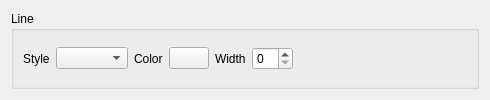
<?xml version="1.0" encoding="UTF-8"?>
<ui version="4.0">
 <class>LineStyleWidget</class>
 <widget class="QWidget" name="LineStyleWidget">
  <property name="geometry">
   <rect>
    <x>0</x>
    <y>0</y>
    <width>490</width>
    <height>100</height>
   </rect>
  </property>
  <property name="windowTitle">
   <string>Form</string>
  </property>
  <layout class="QVBoxLayout" name="verticalLayout_2">
   <item>
    <widget class="QGroupBox" name="groupBox">
     <property name="title">
      <string>Line</string>
     </property>
     <layout class="QVBoxLayout" name="verticalLayout">
      <item>
       <layout class="QHBoxLayout" name="horizontalLayout">
        <item>
         <widget class="QLabel" name="styleLabel">
          <property name="minimumSize">
           <size>
            <width>0</width>
            <height>0</height>
           </size>
          </property>
          <property name="text">
           <string>Style</string>
          </property>
         </widget>
        </item>
        <item>
         <widget class="LineStylesComboBox" name="styleComboBox"/>
        </item>
        <item>
         <widget class="QLabel" name="label_2">
          <property name="text">
           <string>Color</string>
          </property>
         </widget>
        </item>
        <item>
         <widget class="ColorButton" name="colorButton">
          <property name="text">
           <string/>
          </property>
         </widget>
        </item>
        <item>
         <widget class="QLabel" name="widthLabel">
          <property name="text">
           <string>Width</string>
          </property>
         </widget>
        </item>
        <item>
         <widget class="QSpinBox" name="widthSpinBox"/>
        </item>
        <item>
         <spacer name="horizontalSpacer">
          <property name="orientation">
           <enum>Qt::Horizontal</enum>
          </property>
          <property name="sizeHint" stdset="0">
           <size>
            <width>40</width>
            <height>20</height>
           </size>
          </property>
         </spacer>
        </item>
       </layout>
      </item>
     </layout>
    </widget>
   </item>
  </layout>
 </widget>
 <customwidgets>
  <customwidget>
   <class>ColorButton</class>
   <extends>QPushButton</extends>
   <header>gui/widgets/colorbutton.h</header>
  </customwidget>
  <customwidget>
   <class>LineStylesComboBox</class>
   <extends>QComboBox</extends>
   <header>gui/widgets/linestylescombobox.h</header>
  </customwidget>
 </customwidgets>
 <resources/>
 <connections/>
</ui>
